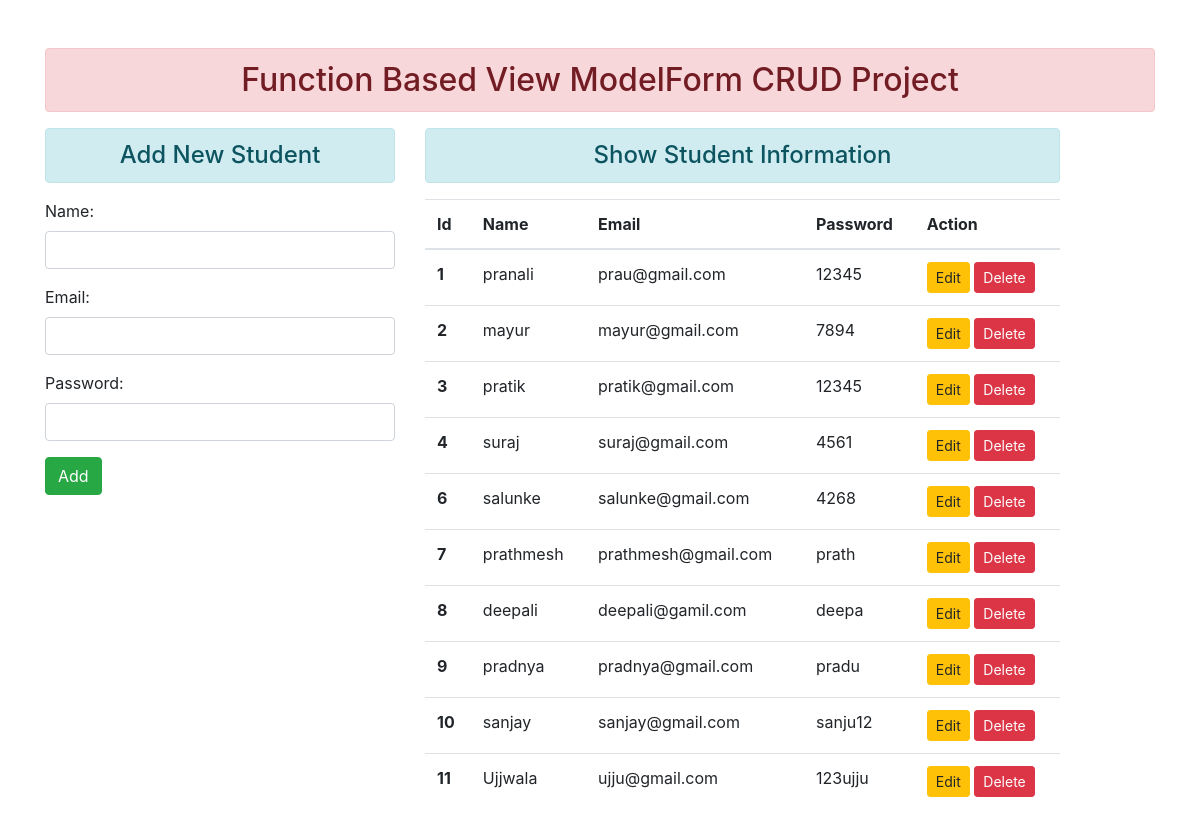
The page / on the database its author committed.
### enroll/models.py (models this page shows)
class User(models.Model):
    name = models.CharField(max_length=70)
    email = models.EmailField(max_length=100)
    password = models.CharField(max_length=100)

### enroll/views.py (the view)
# urls.py: path('',views.add_show, name='addandshow'),
def add_show(request):
    if request.method == 'POST':
        fm = StudentRegistration(request.POST)
        if fm.is_valid():
            nm = fm.cleaned_data['name']
            em = fm.cleaned_data['email']
            pw = fm.cleaned_data['password']
            reg = User(name=nm, email=em, password=pw)
            reg.save()
        fm=StudentRegistration()
    else:
        fm = StudentRegistration()
    stud = User.objects.all()
    return render(request, 'enroll/addandshow.html', {'form':fm,'stu':stud})

### enroll/forms.py
class StudentRegistration(forms.ModelForm):
    class Meta:
        model = User
        fields = ['name', 'email', 'password']
        widgets = {
            'name': forms.TextInput(attrs={'class':'form-control'}),
            'email': forms.EmailInput(attrs={'class':'form-control'}),
            'password': forms.PasswordInput(render_value=True, attrs={'class':'form-control'}),
        }

### enroll/templates/enroll/addandshow.html (shortened to what this page needs)
{% extends 'enroll/base.html' %}
{% block content %}
<div class="row">
    <div class="col-sm-4">
        <h4 class="text-center alert alert-info">Add New Student </h4>
        <form action="" method="POST">
            {{form.as_p}}
            <input type="submit" class="btn btn-success" value="Add">
        </form>
    </div>
    <div class="col-sm-7 offset">
        <h4 class="text-center alert alert-info">Show Student Information</h4>
        {% if stu %}
           <table class="table table-hover">
                <thead>
                <tr>
                    <th scope="col">Id</th>
                    <th scope="col">Name</th>
                    <th scope="col">Email</th>
                    <th scope="col">Password</th>
                    <th scope="col">Action</th>
                </tr>
                </thead>
                <tbody>
                {% for st in stu %}
                <tr>
                    <th scope="row">{{st.id}}</th>
                    <td>{{st.name}}</td>
                    <td>{{st.email}}</td>
                    <td>{{st.password}}</td>
                    <td>
                        <a href="{% url 'updatedata' st.id %}" class="btn btn-warning btn-sm">Edit</a>
                        <form action="{% url 'deletedata' st.id %}" method="POST" class="d-inline"> {% csrf_token %}
                            <input type="submit" class="btn btn-danger btn-sm" value="Delete">
                        </form>
                    </td>
                </tr>
                {% endfor %}
                </tbody>
            </table>
        {% else %}
        <h4 class="text-center alert alert-warning">No Records</h4>
        {% endif %}
    </div>
</div>
{% endblock content %}

### enroll/templates/enroll/base.html (shortened to what this page needs)
<!DOCTYPE html>
{% load static %}
<html lang="en">
<head>
    <link rel="stylesheet" href="{% static 'enroll/css/bootstrap.css' %}">
</head>
<body>
    <div class="container mt-5">
        <h2 class="text-center alert alert-danger">Function Based View ModelForm CRUD Project</h2>
        {% block content %} {% endblock content %}
    </div>
</body>
</html>

### rows shown on the page
User: id "1", name "pranali", email "prau@gmail.com", password "12345"
User: id "2", name "mayur", email "mayur@gmail.com", password "7894"
User: id "3", name "pratik", email "pratik@gmail.com", password "12345"
User: id "4", name "suraj", email "suraj@gmail.com", password "4561"
User: id "6", name "salunke", email "salunke@gmail.com", password "4268"
User: id "7", name "prathmesh", email "prathmesh@gmail.com", password "prath"
User: id "8", name "deepali", email "deepali@gamil.com", password "deepa"
User: id "9", name "pradnya", email "pradnya@gmail.com", password "pradu"
User: id "10", name "sanjay", email "sanjay@gmail.com", password "sanju12"
User: id "11", name "Ujjwala", email "ujju@gmail.com", password "123ujju"
